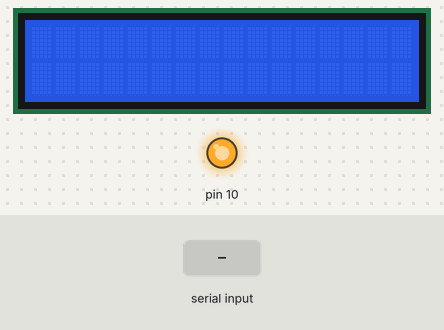
Simulated run of this sketch. Board: Arduino Uno, built with avr-gcc and run on an emulated ATmega328P. Shown: 16×2 character LCD, output pins drawn as LEDs (lit = HIGH). The inputs (shaded band) are chosen by the test bench. What the sketch prints to the serial monitor is not drawn.

Above: at 1.2 s.
1.3 s: "P" received over Serial
At 2.2 s:
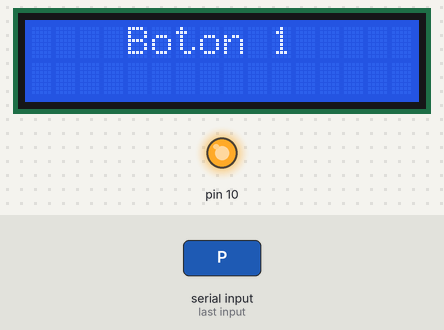
2.8 s: "A" received over Serial
At 3.4 s:
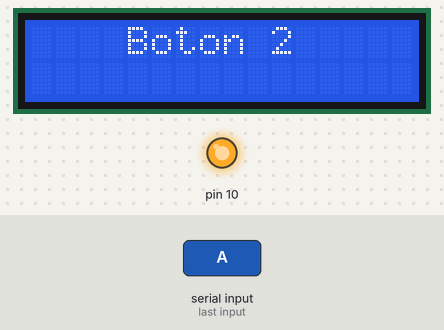
Timing chart, 0 to 5.8 s (numbered marks = the images above; inputs shaded):
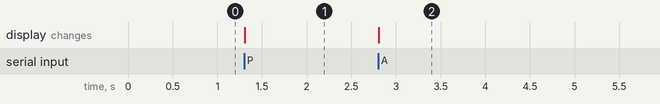

The sketch:

bluetooth_lcd.ino
```cpp
#include "Wire.h"
#include "LCD.h"
#include "LiquidCrystal_I2C.h"
#include<SPI.h>
#include<MFRC522.h>
int Opc='C';
int pin8 = 8;
LiquidCrystal_I2C lcd(0x27,2,1,0,4,5,6,7); // 0x27 is the default I2C bus address of the backpack-see article
void setup()
{
  Serial.begin(9600);
   SPI.begin();
   lcd.begin (16,2); // 16 x 2 LCD module
   lcd.setBacklightPin(3,POSITIVE); // BL, BL_POL
   lcd.setBacklight(HIGH);
   lcd.setCursor(0,0);
   lcd.print("");

}
void loop()
{
    if(Serial.available()>0){
    Opc = Serial.read();
   Serial.println(Opc);

    switch(Opc){
      case 'P': lcd.setCursor(4,0); lcd.print("Boton 1"); break;
      case 'A': lcd.setCursor(4,0); lcd.print("Boton 2"); break;
      case 'D': lcd.setCursor(4,0); lcd.print("Boton 3");  break;

      default:
      digitalWrite(pin8,HIGH); delay(2000); digitalWrite(pin8,LOW);
      break;


      }
    }
  }
```

proyectofinal.ino
```cpp
//#include "Wire.h" // For I2C
//#include "LCD.h" // For LCD
//#include "LiquidCrystal_I2C.h"
//#include<SPI.h>
//#include<MFRC522.h>
//int con = 1;
//const int sensorPin = 9;
////Set the pins on the I2C chip used for LCD connections
////ADDR,EN,R/W,RS,D4,D5,D6,D7
//LiquidCrystal_I2C lcd(0x27,2,1,0,4,5,6,7); // 0x27 is the default I2C bus address of the backpack-see article
//void setup()
//{
//  pinMode(sensorPin , INPUT);
//  Serial.begin(9600);
//   SPI.begin();
//   mfrc522.PCD_Init();
//   // Set off LCD module
//   lcd.begin (16,2); // 16 x 2 LCD module
//   lcd.setBacklightPin(3,POSITIVE); // BL, BL_POL
//   lcd.setBacklight(HIGH);
//   lcd.setCursor(0,0);
//   lcd.print("Almacenadas:");
//
//}
//void loop()
//{
//int value = 0;
//  value = digitalRead(sensorPin );  //lectura digital de pin
//
//  if (value == HIGH) {
//    con++;
//      Serial.println("Detectado obstaculo" + con);
//
//  }else{
//     Serial.println("");
//    }
//
//  if(value == LOW){
//
//
//    }
//
//  }
```

Measured:
- after the input at 1.3 s, the display: changes at once (image 1)
- after the input at 2.8 s, the display: changes at once (image 2)
